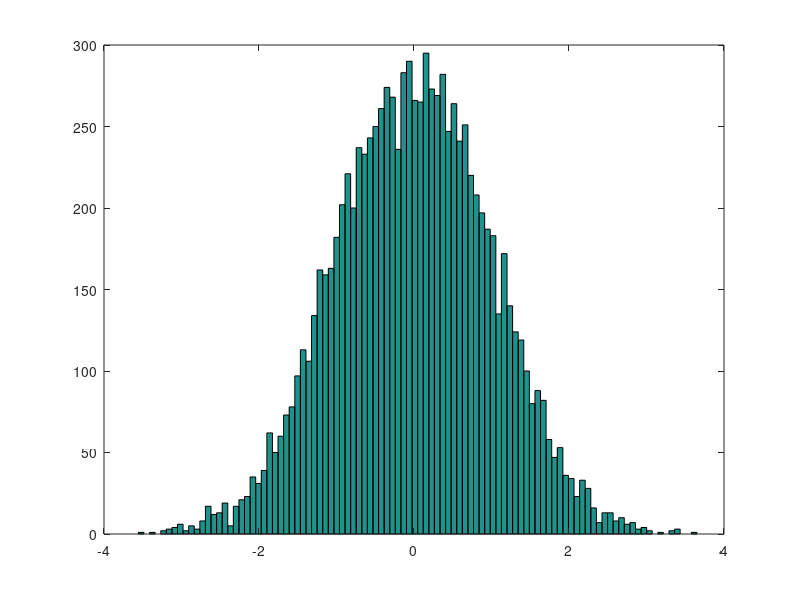

The MATLAB source for this figure:
disp("--- You are running 'f02_matrices' file now ---")

% Defining matrices
disp("\nDefining matrices")
A = [1 2; 3 4; 5 6]    % 3x2 matrix

B = [1 2;
3 4;
5 6]                   % same

C = [1; 2; 3]          % vector

D = 1:0.1:2            % vector containing [1..2] range with step of 0.1

E = 1:6                % vector containing [1..6] range with step of 1

size(A)                % 3x2. The result itself is a 1 x 2 matrix
size(A, 1)             % 3
size(A, 2)             % 2
length(A)              % 3 - length returns the largest dimension value

% Matrix generation functions
disp("\nMatrix generation functions")
F = ones(3,2)          % 3x2 matrix of ones
G = zeros(3,2)         % 3x2 matrix of zeros. Note that it's 'zeros', not 'zeroes' like in NumPy
H = eye(3,3)           % 3x3 identity matrix

I = rand(3,2)          % 3x2 matrix of random-distributed values in [0..1] range
                       % (uniform distribution)

J = randn(3,2)         % 3x2 matrix of random-distributed values in [-..1] range
                       % (normal / gaussian distribution with mean value = 0 and variance = 1)

K = randn(3,2)         % 3x2 matrix of random-distributed values in [-..1] range
                       % (normal / gaussian distribution with mean value = 0 and variance = 1)

hist(randn(1,10000), 100)    % print histogam with 10 bins
